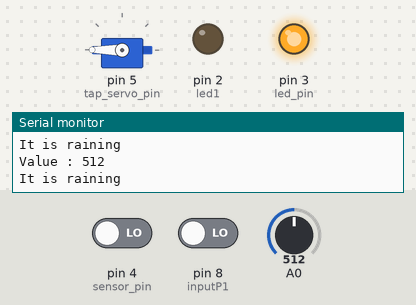
Bench run of a sketch on a simulated Arduino Uno, built with avr-gcc and run on an emulated ATmega328P. Shown: servo, output pins drawn as LEDs (lit = HIGH), the last lines printed to the serial monitor. The inputs (shaded band) are chosen by the test bench; at power-on: A0 = 512, pin 4 (sensor_pin) LOW, pin 8 (inputP1) LOW.

Above: at 1.8 s.
1.9 s: A0 set to 885
3.4 s: A0 set to 914
At 4.3 s:
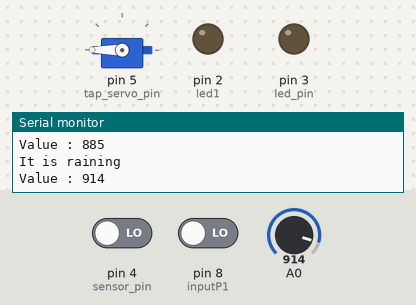
5.5 s: pin 4 (sensor_pin) driven HIGH
At 7.0 s:
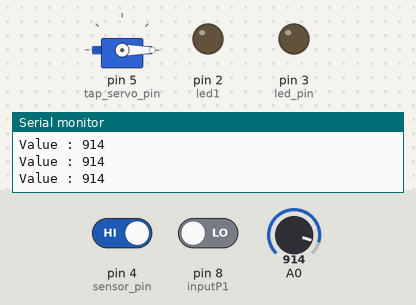
7.5 s: pin 8 (inputP1) driven HIGH
At 8.6 s:
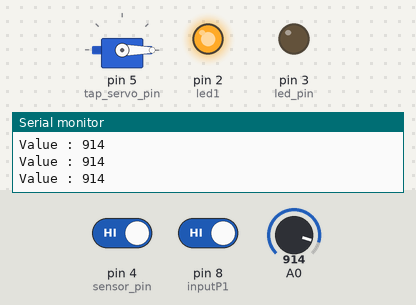
9.5 s: pin 4 (sensor_pin) driven LOW
At 11.2 s:
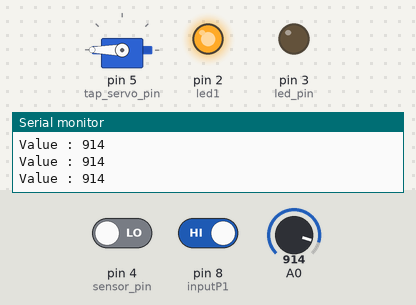
11.5 s: A0 set to 890
At 12.9 s:
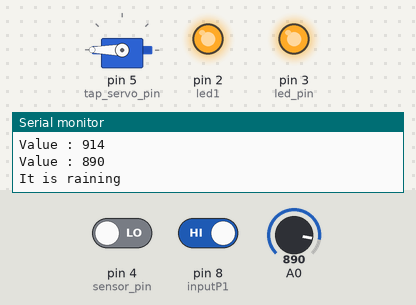
Timing chart, 0 to 14.5 s (numbered marks = the images above; inputs shaded):
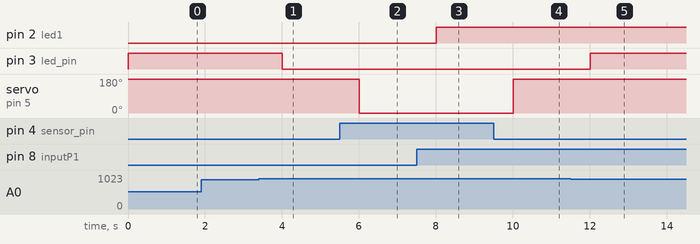

Measured:
- the behaviour switches between 899 and 900 on A0 (found by bisection; images 0 and 1)
- after the input at 3.4 s, pin 3 (led_pin): HIGH → LOW after 0.60 s
- after the input at 5.5 s, servo on pin 5 (tap_servo_pin): 180° → 0° after 0.50 s
- after the input at 7.5 s, pin 2 (led1): LOW → HIGH after 0.50 s
- after the input at 9.5 s, servo on pin 5 (tap_servo_pin): 0° → 180° after 0.50 s
- after the input at 11.5 s, pin 3 (led_pin): LOW → HIGH after 0.51 s

The sketch:

smart_clothesline.ino
```cpp
#include <Servo.h>

Servo tap_servo;

int sensor_pin = 4;
int tap_servo_pin = 5;
int led_pin = 3;
int led1 = 2;
int val1 = 0;
int inputP1 = 8;
int val;

void setup() {
  Serial.begin(9600);

  pinMode(sensor_pin, INPUT);
  pinMode(led_pin, OUTPUT);
  pinMode(led1, OUTPUT);
  pinMode(inputP1, INPUT);

  tap_servo.attach(tap_servo_pin);
}

void loop() {
  val = digitalRead(sensor_pin);

  if (val == 1) {
    tap_servo.write(0);
  } else {
    tap_servo.write(180);
  }

  int value = analogRead(A0);
  Serial.print("Value : ");
  Serial.println(value);

  if (value < 900) {
    digitalWrite(led_pin, HIGH);
    Serial.println("It is raining");
  } else {
    digitalWrite(led_pin, LOW);
  }

  val1 = digitalRead(inputP1);

  if (val1 == HIGH) {
    digitalWrite(led1, HIGH);
  } else {
    digitalWrite(led1, LOW);
  }

  delay(1000);
}
```
